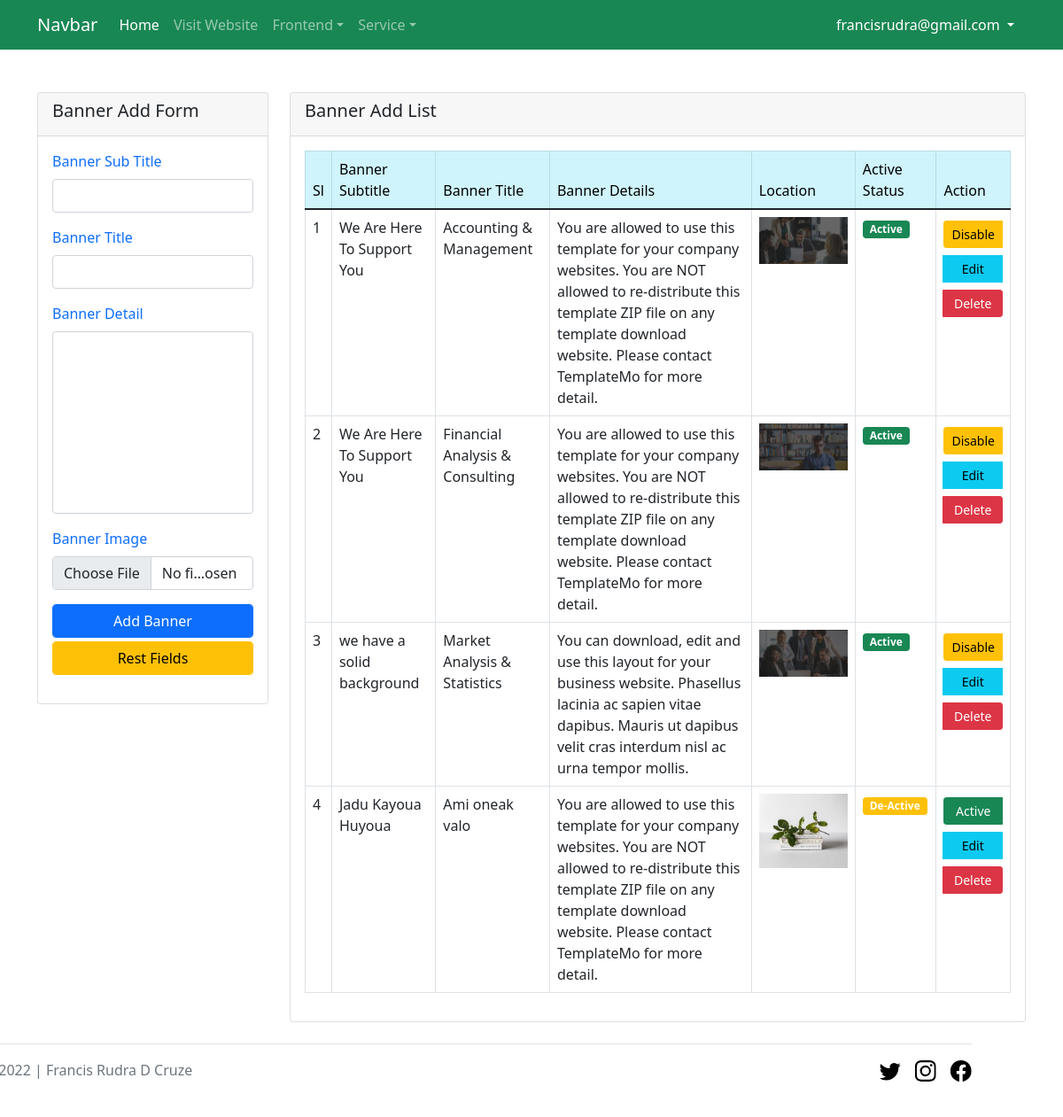
/admin/banner.php (signed in), run on the app's committed database.
### tables this page shows
CREATE TABLE `banners` (
  `id` int(20) NOT NULL,
  `banner_sub_title` varchar(255) NOT NULL,
  `banner_title` varchar(255) NOT NULL,
  `banner_detail` text NOT NULL,
  `image_location` varchar(255) NOT NULL,
  `read_status` int(1) NOT NULL DEFAULT 2
);

### db.php (called while the page is built)
<?php
function db_connect(){
    $db_host = "localhost";
    $db_user = "root";
    $db_pass = "";
    $db_name = "finance_business";
    return mysqli_connect($db_host, $db_user, $db_pass, $db_name);
}
function get_all($table_name){
    $get_query = "SELECT * FROM $table_name";
    return mysqli_query(db_connect(), $get_query);
}
?>

### admin/banner.php (the view, shortened to what this page needs)
<?php
    require_once '../header.php';
    require_once '../db.php';
    require_once 'navbar.php';
?>
<section>
    <div class="container">
        <div class="row">
            <div class="col-lg-3 mt-5">
                <div class="card">
                    <div class="card-header">
                        <h5 class="card-title text-capitalize">Banner add form</h5>
                    </div>
                    <div class="card-body">
                        <form action="banner_post.php" method="post" enctype="multipart/form-data">
                            <div class="mb-3">
                                <label class="form-label text-capitalize text-primary">Banner sub title</label>
                                <input type="text" required name="banner_sub_title" class="form-control <?php
                                        if (isset($_SESSION['banner_sub_title'])) {
                                            echo $_SESSION['banner_sub_title'];
                                            unset($_SESSION['banner_sub_title']);
                                        }
                                    ?>" value="<?php
                                    if (isset($_SESSION['send_value'])) {
                                      if ($_SESSION['send_value'] == 0) {
                                        echo $_SESSION['banner_sub_title_autofill'];
                                      }
                                    }
                                  ?>">
                            </div>
                            <div class="mb-3">
                                <label class="form-label text-capitalize text-primary">Banner Title</label>
                                <input type="text" required name="banner_title" class="form-control <?php
                                        if (isset($_SESSION['banner_title'])) {
                                            echo $_SESSION['banner_title'];
                                            unset($_SESSION['banner_title']);
                                        }
                                    ?>"value="<?php
                                        if (isset($_SESSION['send_value'])) {
                                            if ($_SESSION['send_value'] == 0) {
                                            echo $_SESSION['banner_title_autofill'];
                                            }
                                        }
                                    ?>">
                            </div>
                            <div class="mb-3">
                                <label class="form-label text-capitalize text-primary">Banner detail</label>
                                <textarea name="banner_detail" required style="resize: none;" cols="30" rows="8" class="form-control <?php
                                        if (isset($_SESSION['banner_detail'])) {
                                            echo $_SESSION['banner_detail'];
                                            unset($_SESSION['banner_detail']);
                                        }
                                    ?>"><?php
                                  ?></textarea>
                            </div>
                            <div class="mb-3">
                                <label class="form-label text-capitalize text-primary">banner image</label>
                                <input type="file" required class="form-control <?php
                                        if (isset($_SESSION['banner_image'])) {
                                            echo $_SESSION['banner_image'];
                                            unset($_SESSION['banner_image']);
                                            unset($_SESSION['banner_sub_title_autofill']);
                                            unset($_SESSION['banner_title_autofill']);
                                            unset($_SESSION['banner_detail_autofill']);
                                            unset($_SESSION['send_value']);
                                        }
                                    ?>" name="banner_image">
                            </div>
                            <div class="mb-1">
                                <button type="submit" class="form-control btn btn-primary">Add Banner</button>
                            </div>
                            <div class="mb-3">
                                <button type="reset" class="form-control btn btn-warning">Rest Fields</button>
                            </div>
                        </form>
                    </div>
                </div>
            </div>
            <div class="col-lg-9 mt-5">
                <div class="card">
                    <div class="card-header">
                        <h5 class="card-title text-capitalize">Banner add list</h5>
                    </div>
                    <div class="card-body">
                        <table class="table table-bordered">
                            <thead class="table-info">
                                <td>Sl</td>
                                <td>Banner Subtitle</td>
                                <td>Banner Title</td>
                                <td>Banner Details</td>
                                <td>Location</td>
                                <td>Active Status</td>
                                <td>Action</td>
                            </thead>
                            <tbody>
                                <?php foreach (get_all('banners') as $key => $banner) : ?>
                                    <tr>
                                        <td><?= $key+1?></td>
                                        <td><?= $banner['banner_sub_title']?></td>
                                        <td><?= $banner['banner_title']?></td>
                                        <td><?= $banner['banner_detail']?></td>
                                        <td>
                                            <img style="width: 100px;" src="../<?= $banner['image_location']?>" alt="Image">
                                        </td>
                                        <td>
                                            <?php if($banner['read_status'] == 1) : ?>
                                                <span class="badge badge-sm bg-success">Active</span>
                                            <?php else: ?>
                                                <span class="badge badge-sm bg-warning">De-Active</span>
                                            <?php endif ?>
                                        </td>
                                        <td>
                                            <div class="btn-group btn-group-sm d-flex flex-column" role="group" aria-label="Basic mixed styles example">
                                                <?php if($banner['read_status'] == 1) : ?>
                                                    <a href="banner_status.php?banner_id=<?= $banner['id']?>&active_status=2" class="btn btn-warning my-1">Disable</a>
                                                <?php else: ?>
                                                    <a href="banner_status.php?banner_id=<?= $banner['id']?>&active_status=1" class="btn btn-success my-1">Active</a>
                                                <?php endif ?>
                                                <a href="banner_edit.php?banner_id=<?= $banner['id']?>" class="btn btn-info my-1">Edit</a>
                                                <button type="button" value="banner_delete.php?banner_id=<?= $banner['id']?>" class="deleteBtn btn btn-danger my-1">Delete</button>
                                            </div>
                                        </td>
                                    </tr>
                                <?php endforeach ?>
                            </tbody>
                        </table>
                    </div>
                </div>
            </div>
        </div>
    </div>
</section>
<?php require_once '../footer.php'; ?>

### data on the page
banners: banner_sub_title "We Are Here To Support You", banner_title "Accounting & Management", banner_detail "You are allowed to use this template for your company websites. You are NOT allowed to re-distribute this template ZIP file on any template download website. Please contact TemplateMo for more detail.", image_location (picture), read_status "Active"
banners: banner_sub_title "We Are Here To Support You", banner_title "Financial Analysis & Consulting", banner_detail "You are allowed to use this template for your company websites. You are NOT allowed to re-distribute this template ZIP file on any template download website. Please contact TemplateMo for more detail.", image_location (picture), read_status "Active"
banners: banner_sub_title "we have a solid background", banner_title "Market Analysis & Statistics", banner_detail "You can download, edit and use this layout for your business website. Phasellus lacinia ac sapien vitae dapibus. Mauris ut dapibus velit cras interdum nisl ac urna tempor mollis.", image_location (picture), read_status "Active"
banners: banner_sub_title "Jadu Kayoua Huyoua", banner_title "Ami oneak valo", banner_detail "You are allowed to use this template for your company websites. You are NOT allowed to re-distribute this template ZIP file on any template download website. Please contact TemplateMo for more detail.", image_location (picture), read_status "De-Active"

### other printed values
$_SESSION['email'] "francisrudra@gmail.com"
